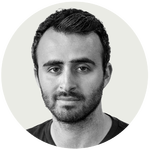
#> input picture data/bio_photos/aaron-boxerman.png, 150 x 150 px; its folder holds only this picture in this run
$ python illustrate_bio_photos.py --extension .jpg
#> lines starting #> are read from the running program, lines starting #| are printed output that depends on the picture; after the words box and inside, x2 and y2 are one past the last pixel; in counts of white or black regions, pixels touching at a corner belong together
#> in illustrate, source is the input picture: PIL image 150x150 RGBA; mean R, G, B, A 139.5, 139.9, 137.6, 192
#!/usr/bin/env python3
"""Create uniform monochrome circular illustrations from scraped bio photos."""

from __future__ import annotations

import argparse
from pathlib import Path

from PIL import Image, ImageChops, ImageDraw, ImageEnhance, ImageFilter, ImageFont, ImageOps

try:
    import numpy as np
    import cv2
except ImportError:  # pragma: no cover - depends on the local Python environment.
    np = None
    cv2 = None


ROOT = Path(__file__).resolve().parents[1]
DEFAULT_SOURCE = ROOT / "data" / "bio_photos"
DEFAULT_DEST = DEFAULT_SOURCE / "Illustrations"
IMAGE_EXTENSIONS = {".jpg", ".jpeg", ".png", ".webp"}


def image_files(source: Path) -> list[Path]:
    return sorted(
        path
        for path in source.iterdir()
        if path.is_file() and path.suffix.lower() in IMAGE_EXTENSIONS
    )


def fit_square(image: Image.Image, size: int) -> Image.Image:
#> called with size = 512
    image = ImageOps.exif_transpose(image).convert("RGB")
    width, height = image.size
#> width = 150; height = 150
    scale = size / min(width, height)
#> scale = 3.41
    resized = image.resize(
        (round(width * scale), round(height * scale)),
        Image.Resampling.LANCZOS,
    )
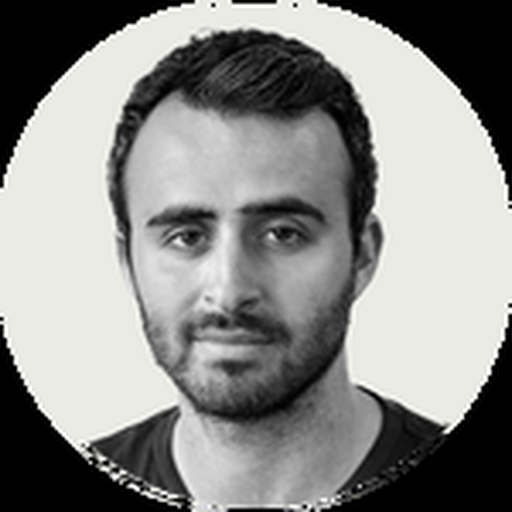
#> resized: PIL image 512x512 RGB; mean R, G, B 139.7, 140.1, 137.8
    left = (resized.width - size) // 2
#> left = 0
    top = (resized.height - size) // 2
#> top = 0
    return resized.crop((left, top, left + size, top + size))


def posterize_tones(gray: np.ndarray) -> np.ndarray:
    # Five ink-like tones keep the tiny 150px originals from looking like noisy photos.
    tone_values = np.array([32, 78, 126, 180, 232], dtype=np.uint8)
    bins = np.array([50, 96, 144, 196], dtype=np.uint8)
    return tone_values[np.digitize(gray, bins)]


# [13 lines left out: function posterize_tones_pil, not called in this run]


def illustrate(source_path: Path, output_size: int, circle_scale: float) -> Image.Image:
    source = Image.open(source_path)
    square = fit_square(source, output_size)
    if cv2 is not None and np is not None:
        rgb = np.array(square)
        lab = cv2.cvtColor(rgb, cv2.COLOR_RGB2LAB)
#> lab: shape (512, 512, 3); mean of channels 0, 1, 2 143.1, 127.6, 129.1
        l_chan, a_chan, b_chan = cv2.split(lab)
        clahe = cv2.createCLAHE(clipLimit=1.8, tileGridSize=(8, 8))
        l_chan = clahe.apply(l_chan)
        balanced = cv2.cvtColor(cv2.merge((l_chan, a_chan, b_chan)), cv2.COLOR_LAB2RGB)

        gray = cv2.cvtColor(balanced, cv2.COLOR_RGB2GRAY)
        gray = cv2.bilateralFilter(gray, 9, 36, 36)
        gray = cv2.normalize(gray, None, 18, 238, cv2.NORM_MINMAX)

        tones = posterize_tones(gray)
#> in posterize_tones, `return tone_values[np.digitize(gray, bins)]`:
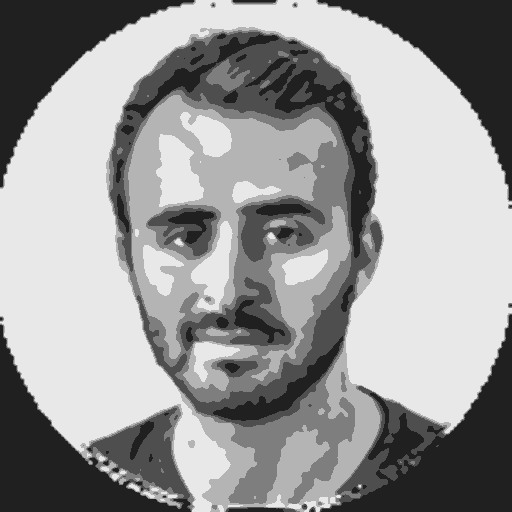
#> returned value: shape (512, 512); min 32, max 232, mean 151.3
        tones = cv2.medianBlur(tones, 3)

        edges = cv2.Canny(gray, 46, 118)
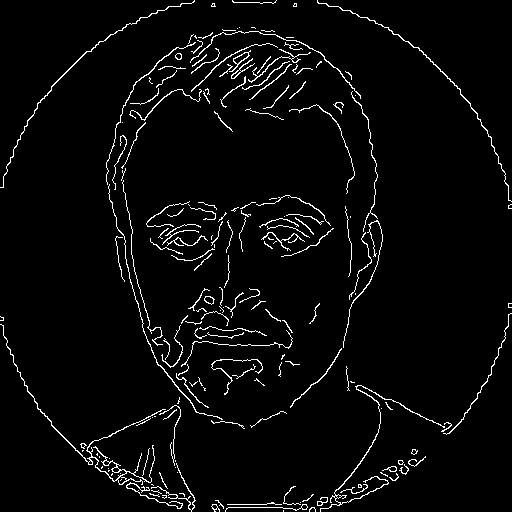
#> edges: shape (512, 512); 3.6% white in thin lines or dots
        edges = cv2.dilate(edges, np.ones((2, 2), np.uint8), iterations=1)
#> edges: shape (512, 512); 7.7% white in thin lines or dots
        edges = cv2.GaussianBlur(edges, (3, 3), 0)
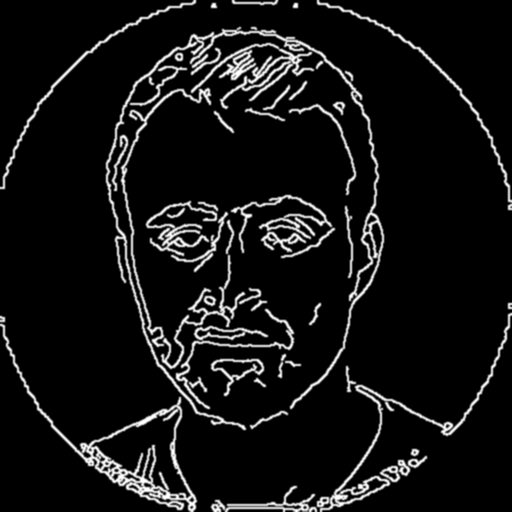
#> edges: shape (512, 512); min 0, max 255, mean 19.5

        ink = tones.copy()
        ink[edges > 34] = np.minimum(ink[edges > 34], 28)
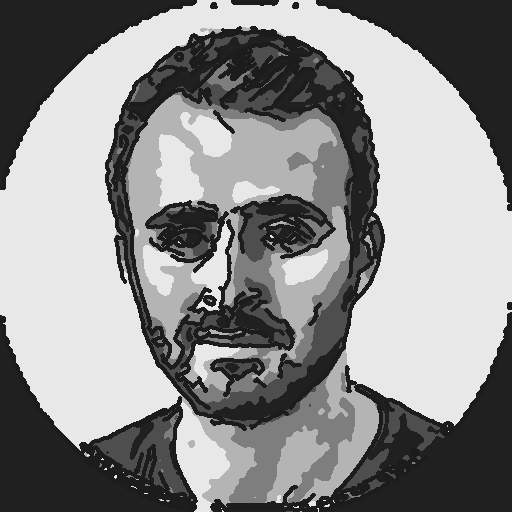
#> ink: shape (512, 512); min 28, max 232, mean 139.1

        # Lighten the treatment slightly so the set reads consistently on white.
        ink = cv2.addWeighted(ink, 0.86, np.full_like(ink, 255), 0.14, 0)
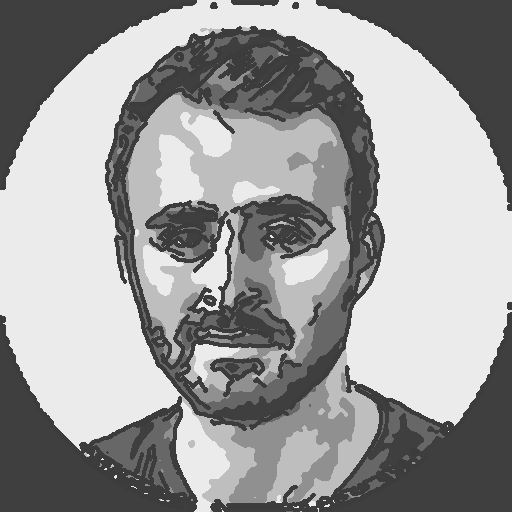
#> ink: shape (512, 512); min 60, max 235, mean 155.1
        portrait = Image.fromarray(ink, mode="L").convert("RGB")
    else:
        gray_image = ImageOps.grayscale(square)
        gray_image = ImageOps.autocontrast(gray_image, cutoff=1)
        gray_image = ImageEnhance.Contrast(gray_image).enhance(1.14)
        gray_image = gray_image.filter(ImageFilter.SMOOTH_MORE)
        tones = posterize_tones_pil(gray_image).filter(ImageFilter.MedianFilter(3))
        edge_image = gray_image.filter(ImageFilter.FIND_EDGES)
        edge_image = ImageOps.autocontrast(edge_image)
        edge_image = edge_image.filter(ImageFilter.MaxFilter(3)).filter(ImageFilter.GaussianBlur(0.45))
        edge_mask = edge_image.point(lambda pixel: 255 if pixel > 34 else 0)
        dark_lines = Image.new("L", tones.size, 28)
        ink = Image.composite(dark_lines, tones, edge_mask)
        portrait = ImageChops.blend(ink, Image.new("L", ink.size, 255), 0.14).convert("RGB")

    canvas = Image.new("RGB", (output_size, output_size), "white")
#> canvas: PIL image 512x512 RGB; every value is 255
    margin = round(output_size * (1.0 - circle_scale) / 2.0)
    diameter = output_size - margin * 2

    mask = Image.new("L", (output_size, output_size), 0)
#> mask: PIL image 512x512 L; every value is 0
    draw = ImageDraw.Draw(mask)
    draw.ellipse((margin, margin, margin + diameter, margin + diameter), fill=255)
    canvas.paste(portrait, (0, 0), mask)
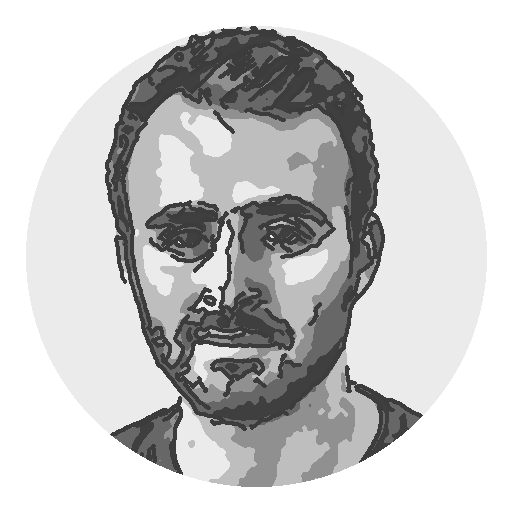
#> canvas: PIL image 512x512 RGB; min 60, max 255, mean 201.1

    border = ImageDraw.Draw(canvas)
    border.ellipse(
        (margin, margin, margin + diameter, margin + diameter),
        outline=(215, 215, 215),
        width=max(1, output_size // 160),
    )
    return canvas


def output_path_for(source: Path, dest: Path, extension: str) -> Path:
    return dest / f"{source.stem}_illustrated{extension}"


def save_image(image: Image.Image, path: Path) -> None:
    path.parent.mkdir(parents=True, exist_ok=True)
    if path.suffix.lower() in {".jpg", ".jpeg"}:
        image.save(path, quality=94, subsampling=0, optimize=True)
    else:
        image.save(path, optimize=True)


# [32 lines left out: function build_contact_sheet, not called in this run]


def parse_args() -> argparse.Namespace:
    parser = argparse.ArgumentParser(description=__doc__)
    parser.add_argument("--source", type=Path, default=DEFAULT_SOURCE)
    parser.add_argument("--dest", type=Path, default=DEFAULT_DEST)
    parser.add_argument("--limit", type=int, default=None)
    parser.add_argument("--offset", type=int, default=0)
    parser.add_argument("--size", type=int, default=512)
    parser.add_argument("--circle-scale", type=float, default=0.90)
    parser.add_argument("--extension", choices=(".jpg", ".png"), default=".jpg")
    parser.add_argument("--overwrite", action="store_true")
    parser.add_argument("--contact-sheet", type=Path, default=None)
    return parser.parse_args()


def main() -> None:
    args = parse_args()
    files = image_files(args.source)
    batch = files[args.offset :]
    if args.limit is not None:
        batch = batch[: args.limit]

    written: list[tuple[Path, Path]] = []
    skipped = 0
    for source in batch:
        out = output_path_for(source, args.dest, args.extension)
        if out.exists() and not args.overwrite:
            skipped += 1
            continue
        image = illustrate(source, args.size, args.circle_scale)
#> image: PIL image 512x512 RGB
        save_image(image, out)
        written.append((source, out))
        print(out)

    if args.contact_sheet:
        build_contact_sheet(written, args.contact_sheet)
        print(args.contact_sheet)

    print(f"written={len(written)} skipped={skipped} total_selected={len(batch)}")


if __name__ == "__main__":
    main()

$ run again, on data/bio_photos/alan-feuer.jpg
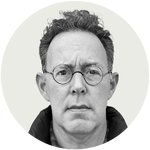
#> input picture data/bio_photos/alan-feuer.jpg, 150 x 150 px
#> in illustrate, source is the input picture: PIL image 150x150 RGB; mean R, G, B 198.5, 198.8, 196.7
#> lab: shape (512, 512, 3); mean of channels 0, 1, 2 202, 127.6, 129
#> in illustrate, `edges = cv2.Canny(gray, 46, 118)`:
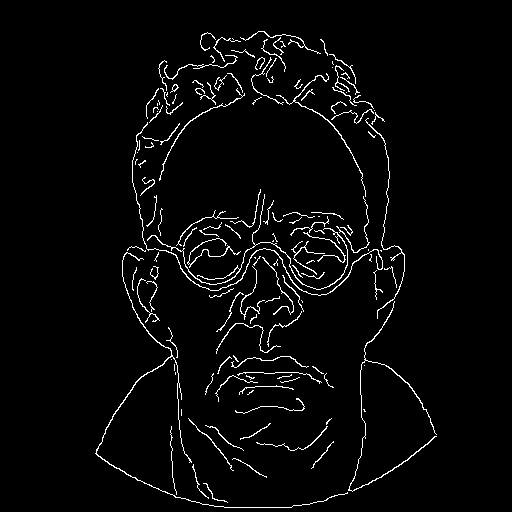
#> edges: shape (512, 512); 3.1% white in thin lines or dots, all inside (x1, y1, x2, y2) = (95, 31, 437, 508)
#> mask: PIL image 512x512 L; every value is 0
#> in illustrate, `canvas.paste(portrait, (0, 0), mask)`:
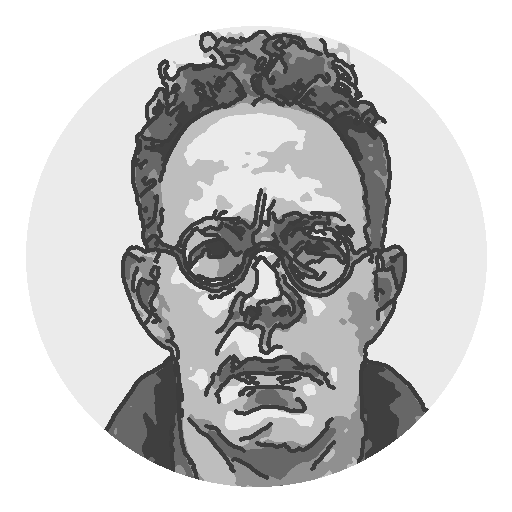
#> canvas: PIL image 512x512 RGB; min 60, max 255, mean 200.6

$ run again, on data/bio_photos/alissa-wilkinson.png
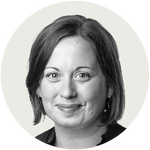
#> input picture data/bio_photos/alissa-wilkinson.png, 150 x 150 px
#> in illustrate, source is the input picture: PIL image 150x150 RGBA; mean R, G, B, A 137, 137.3, 135.2, 196.1
#> lab: shape (512, 512, 3); mean of channels 0, 1, 2 140.6, 127.6, 129
#> in illustrate, `edges = cv2.Canny(gray, 46, 118)`:
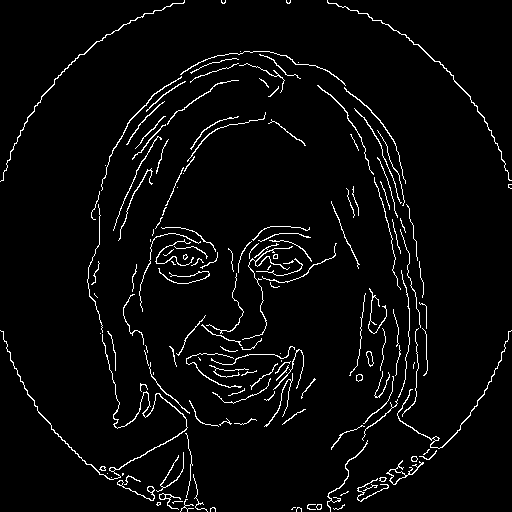
#> edges: shape (512, 512); 3.8% white in thin lines or dots
#> mask: PIL image 512x512 L; every value is 0
#> in illustrate, `canvas.paste(portrait, (0, 0), mask)`:
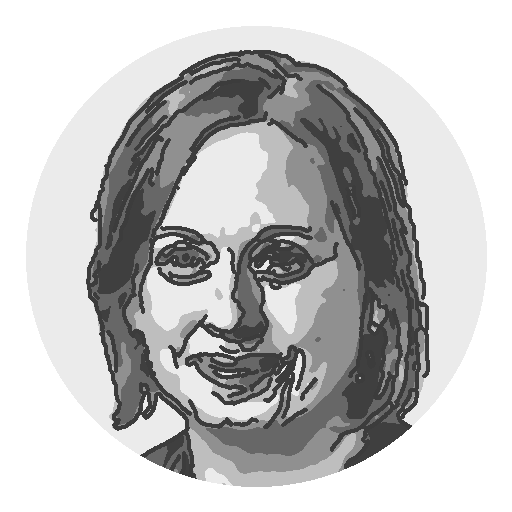
#> canvas: PIL image 512x512 RGB; min 60, max 255, mean 192.9
